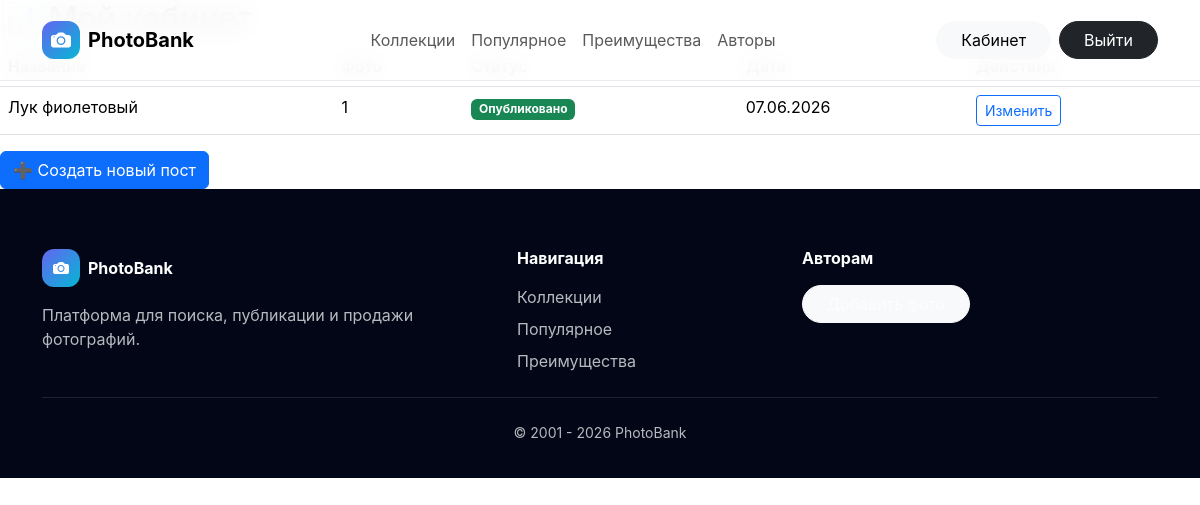
The app's page /dashboard/ (signed in) with its own data.
### gallery/models.py (models this page shows, shortened)
class Post(models.Model):
    author = models.ForeignKey(
        User,
        on_delete=models.CASCADE,
        related_name='posts'
    )
    title = models.CharField(max_length=200)
    slug = models.SlugField(
        max_length=255,
        db_index=True,
        blank=True
    )
    description = models.TextField(blank=True)
    categories = models.ManyToManyField(
        Category,
        related_name='posts',
        blank=True,
        verbose_name='Категории'
    )
    is_published = models.BooleanField(default=False)
    published_at = models.DateTimeField(null=True, blank=True)
    created_at = models.DateTimeField(default=timezone.now)

### gallery/views.py (the view)
# urls.py: path('dashboard/', views.dashboard, name='dashboard'),
def dashboard(request):
    posts = Post.objects.filter(
        author=request.user
    ).prefetch_related(
        'photos'
    ).order_by('-created_at')
    return render(request, 'gallery/dashboard.html', {'posts': posts})

### gallery/templates/gallery/dashboard.html
{% extends 'base.html' %}
{% block content %}
<h2>📊 Мой кабинет</h2>
<div class="table-responsive">
  <table class="table table-hover">
    <thead><tr><th>Название</th><th>Фото</th><th>Статус</th><th>Дата</th><th>Действия</th></tr></thead>
    <tbody>
      {% for p in posts %}
      <tr>
        <td>{{ p.title }}</td>
        <td>{{ p.photos.count }}</td>
        <td>{% if p.is_published %}<span class="badge bg-success">Опубликовано</span>{% else %}<span class="badge bg-secondary">Черновик</span>{% endif %}</td>
        <td>{{ p.created_at|date:"d.m.Y" }}</td>
        <td>
          <a href="{% url 'gallery:post_edit' p.pk %}" class="btn btn-sm btn-outline-primary">Изменить</a>
        </td>
      </tr>
      {% empty %}
      <tr><td colspan="5" class="text-center">У вас нет публикаций</td></tr>
      {% endfor %}
    </tbody>
  </table>
</div>
<a href="{% url 'gallery:post_create' %}" class="btn btn-primary">➕ Создать новый пост</a>
{% endblock %}

### static/css/main.css (style rules this page uses)
:root { --dark: #0f172a; --accent: #6366f1; }
body { font-family: Inter, sans-serif; color: var(--dark); background: #fff; }

### records on screen
Post: title "Лук фиолетовый", photos.count "1", is_published "Опубликовано", created_at "07.06.2026"
